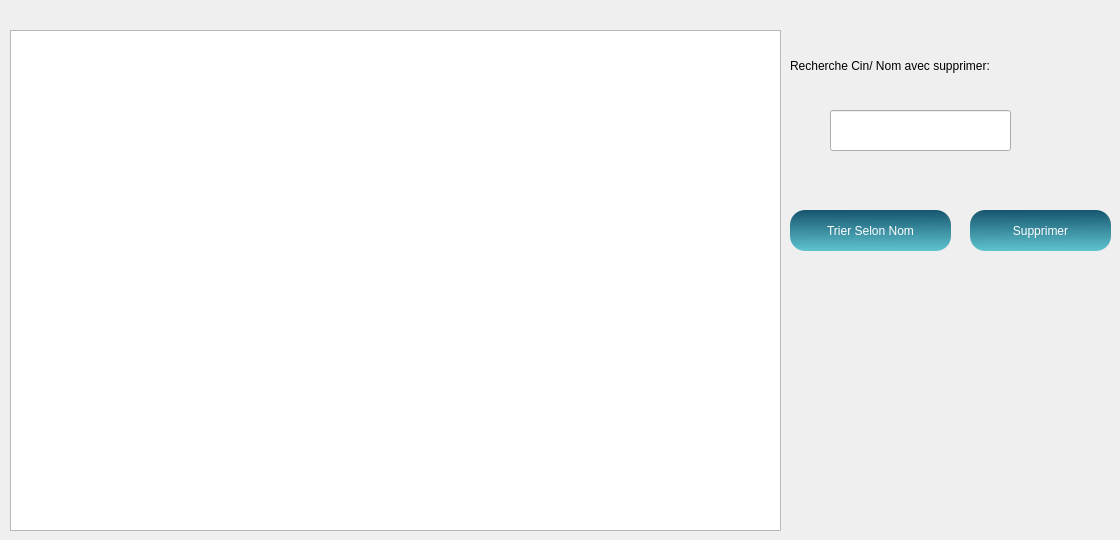
          <widget class="QWidget" name="tab_41">
           <attribute name="icon">
            <iconset>
             <normaloff>../Downloads/delete.png</normaloff>../Downloads/delete.png</iconset>
           </attribute>
           <attribute name="title">
            <string>Afficher les Assistance</string>
           </attribute>
           <widget class="QTableView" name="tableAssistance">
            <property name="geometry">
             <rect>
              <x>10</x>
              <y>30</y>
              <width>771</width>
              <height>501</height>
             </rect>
            </property>
            <property name="styleSheet">
             <string notr="true">border-image: url(:/img/policeman-background_48369-15139.jpg) 1 1 1 1 stretch stretch;
QHeaderView::section {
	font-family: &quot;Roboto&quot;, sans-serif;
    text-transform: uppercase;
    background-color: #2c3e50;
	color: #ffffff;
    padding: 4px;
    font-size: 10pt;
    border-style: none;
    border-bottom: 1px solid #fffff8;
    border-right: 1px solid #fffff8;

}

QHeaderView::section:horizontal
{
    border-top: 1px solid #fffff8;
}

QHeaderView::section:vertical
{
    border-left: 1px solid #fffff8;
}
</string>
            </property>
           </widget>
           <widget class="QLabel" name="label_203">
            <property name="geometry">
             <rect>
              <x>790</x>
              <y>50</y>
              <width>271</width>
              <height>31</height>
             </rect>
            </property>
            <property name="styleSheet">
             <string notr="true">background-color:transparent;</string>
            </property>
            <property name="text">
             <string>Recherche Cin/ Nom avec supprimer: </string>
            </property>
           </widget>
           <widget class="QLineEdit" name="le_consultation_supp">
            <property name="geometry">
             <rect>
              <x>830</x>
              <y>110</y>
              <width>181</width>
              <height>41</height>
             </rect>
            </property>
            <property name="styleSheet">
             <string notr="true"/>
            </property>
           </widget>
           <widget class="QPushButton" name="pb_consultation_supp">
            <property name="geometry">
             <rect>
              <x>970</x>
              <y>210</y>
              <width>141</width>
              <height>41</height>
             </rect>
            </property>
            <property name="styleSheet">
             <string notr="true">QPushButton
{
background : qlineargradient(spread:pad, x1:0.467, y1:0, x2:0.482, y2:1, stop:0 rgba(22, 85,110, 255), stop:1 rgba(95, 196, 208, 255));
border-radius:15px;
color:white;
}
QPushButton:hover
{
background:qlineargradient(spread:pad, x1:0.457286, y1:0.381, x2:0.508, y2:1, stop:0 rgba(95, 196, 208, 255), stop:1 rgba(22, 85,110, 255))
}</string>
            </property>
            <property name="text">
             <string>Supprimer</string>
            </property>
            <property name="icon">
             <iconset>
              <normaloff>img/icons8-delete-48.png</normaloff>img/icons8-delete-48.png</iconset>
            </property>
            <property name="iconSize">
             <size>
              <width>30</width>
              <height>30</height>
             </size>
            </property>
           </widget>
           <widget class="QPushButton" name="pb_tri_consultation">
            <property name="geometry">
             <rect>
              <x>790</x>
              <y>210</y>
              <width>161</width>
              <height>41</height>
             </rect>
            </property>
            <property name="styleSheet">
             <string notr="true">QPushButton
{
background : qlineargradient(spread:pad, x1:0.467, y1:0, x2:0.482, y2:1, stop:0 rgba(22, 85,110, 255), stop:1 rgba(95, 196, 208, 255));
border-radius:15px;
color:white;
}
QPushButton:hover
{
background:qlineargradient(spread:pad, x1:0.457286, y1:0.381, x2:0.508, y2:1, stop:0 rgba(95, 196, 208, 255), stop:1 rgba(22, 85,110, 255))
}</string>
            </property>
            <property name="text">
             <string>Trier Selon Nom</string>
            </property>
            <property name="icon">
             <iconset>
              <normaloff>img/ascending-sort.png</normaloff>img/ascending-sort.png</iconset>
            </property>
            <property name="iconSize">
             <size>
              <width>25</width>
              <height>25</height>
             </size>
            </property>
           </widget>
          </widget>
